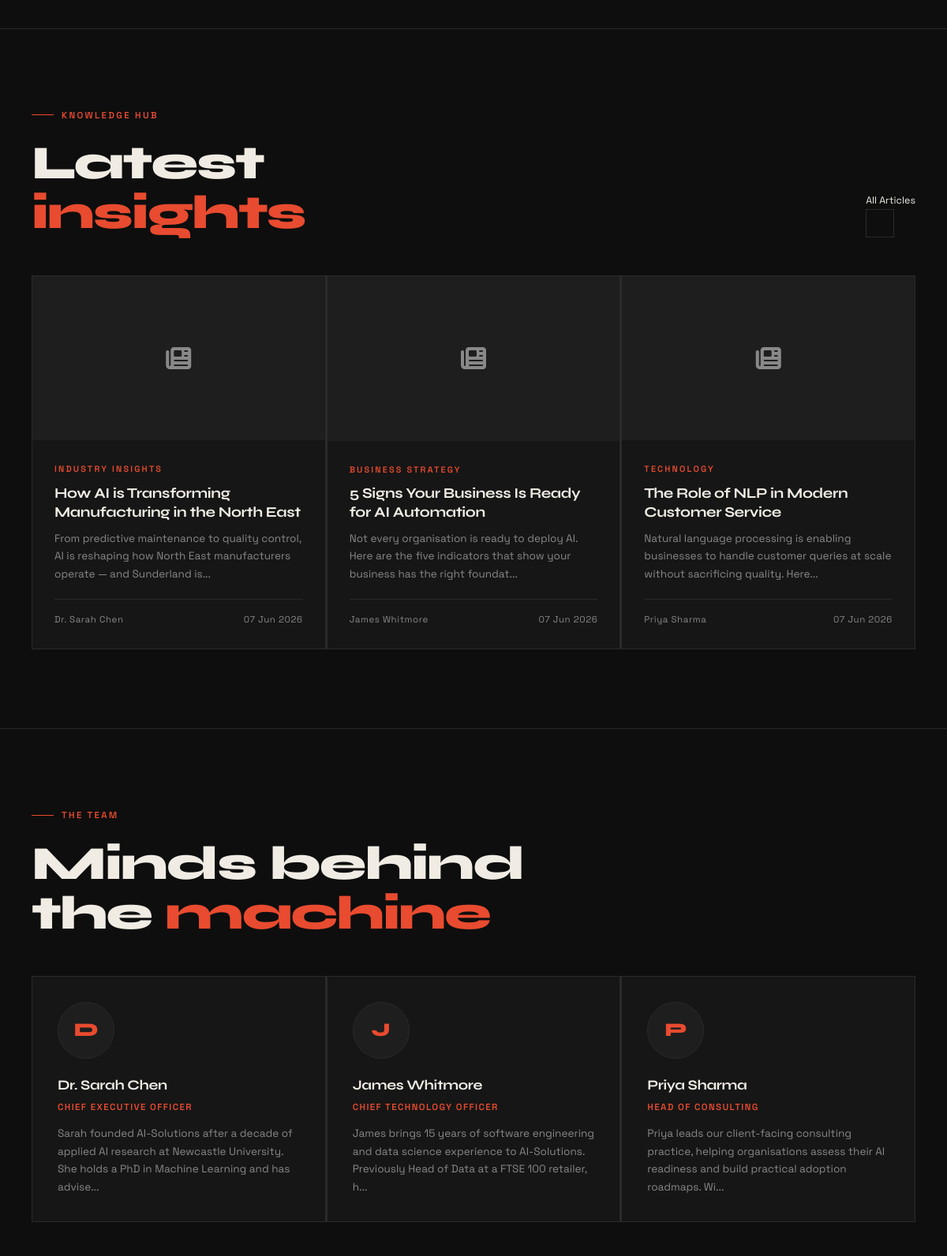
Before: / (middle part) with the older database file.
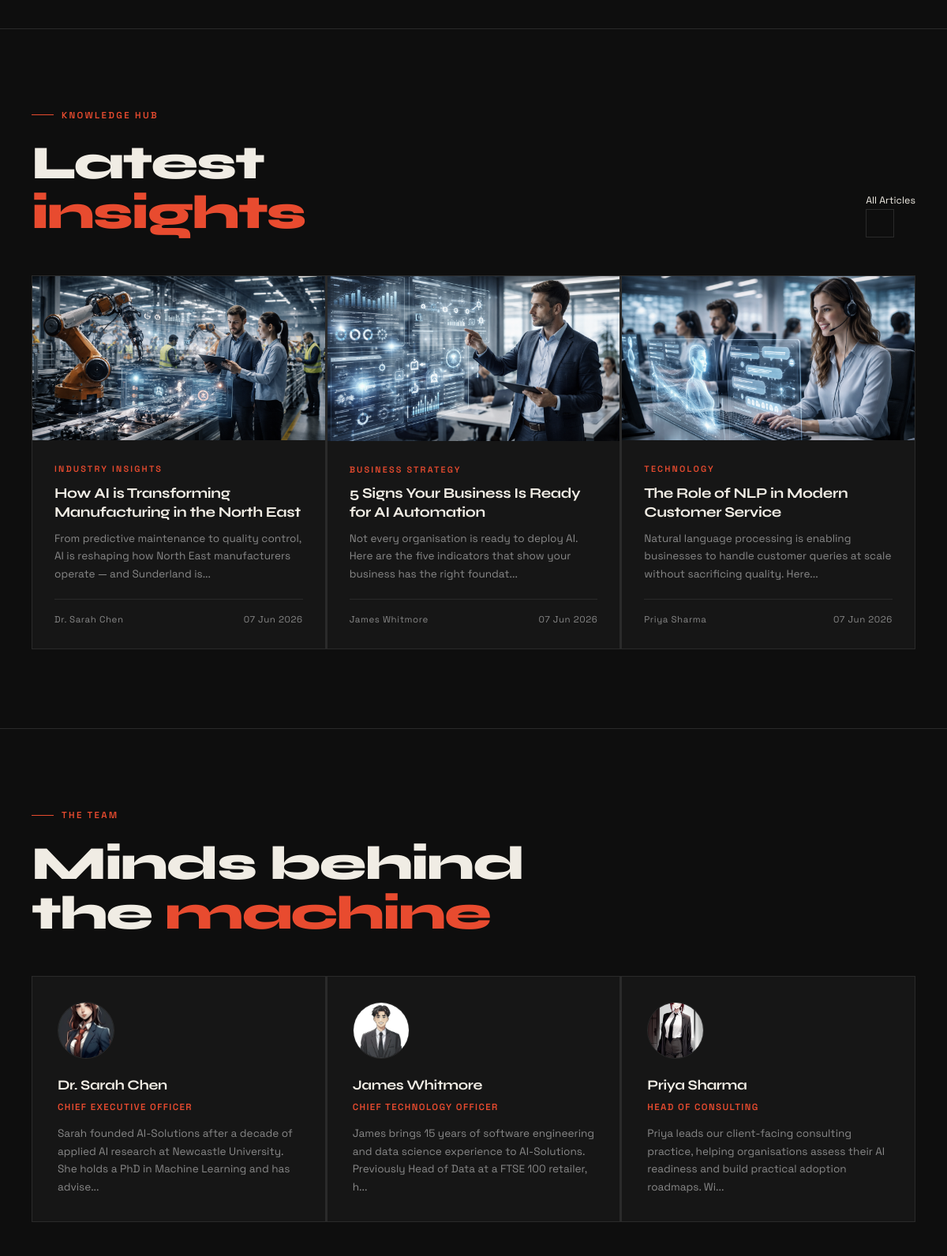
After: the same page with the newer database file.
### models.py (models this page shows)
class Article(db.Model):
    __tablename__ = 'article'
    id = db.Column(db.Integer, primary_key=True)
    title = db.Column(db.String(200), nullable=False)
    excerpt = db.Column(db.String(500))
    body = db.Column(db.Text)
    category = db.Column(db.String(100))
    cover_image = db.Column(db.String(300), nullable=True)
    author = db.Column(db.String(100), default='AI-Solutions Team')
    published_at = db.Column(db.DateTime, default=datetime.utcnow)
    is_published = db.Column(db.Boolean, default=True)

class TeamMember(db.Model):
    __tablename__ = 'team_member'
    id = db.Column(db.Integer, primary_key=True)
    name = db.Column(db.String(100), nullable=False)
    job_title = db.Column(db.String(100))
    bio = db.Column(db.Text)
    photo = db.Column(db.String(300), nullable=True)
    linkedin_url = db.Column(db.String(300), nullable=True)
    order_index = db.Column(db.Integer, default=0)
    is_published = db.Column(db.Boolean, default=True)

### app.py (the view)
@app.route('/')
def index():
    articles = Article.query.filter_by(is_published=True).order_by(desc(Article.published_at)).limit(3).all()
    testimonials = Testimonial.query.filter_by(is_published=True).limit(3).all()
    solutions = Solution.query.filter_by(is_published=True).order_by(Solution.order_index).limit(3).all()
    team = TeamMember.query.filter_by(is_published=True).order_by(TeamMember.order_index).limit(4).all()
    return render_template('index.html', articles=articles, testimonials=testimonials,
                           solutions=solutions, team=team)

### app.py (called while the page is built)
@app.context_processor
def inject_settings():
    settings = db.session.get(SiteSettings, 1)
    if not settings:
        settings = SiteSettings(id=1, company_name='AI-Solutions')
    return dict(settings=settings)

### templates/index.html (shortened to what this page needs)
{% extends "base.html" %}
{% block content %}
{% if testimonials %}
<section style="border-top:1px solid var(--bdr); padding:100px 0; overflow:hidden;">
</section>
{% endif %}
{% if articles %}
<section style="border-top:1px solid var(--bdr); padding:100px 0;">
  <div style="max-width:1280px; margin:0 auto; padding:0 40px;">
    <div style="display:flex; align-items:flex-end; justify-content:space-between; margin-bottom:48px; gap:24px; flex-wrap:wrap;">
      <div>
        <div class="section-label">Knowledge Hub</div>
        <h2 class="section-title">Latest<br><span>insights</span></h2>
      </div>
      <a href="{{ url_for('articles') }}" class="btn-arrow">
        <span>All Articles</span>
        <span class="arrow-icon"></span>
      </a>
    </div>
    <div class="grid-3">
      {% for article in articles %}
      <a href="{{ url_for('article_detail', id=article.id) }}" class="article-card" style="display:flex; flex-direction:column; text-decoration:none;">
        <div class="article-card-img-wrap">
          {% if article.cover_image %}
            <img src="{{ url_for('static', filename=article.cover_image) }}" alt="{{ article.title }}" class="article-card-img">
          {% else %}
            <div class="article-card-img-placeholder"><i class="fas fa-newspaper"></i></div>
          {% endif %}
        </div>
        <div class="article-card-body">
          {% if article.category %}<div class="article-category">{{ article.category }}</div>{% endif %}
          <h3 class="article-title">{{ article.title }}</h3>
          {% if article.excerpt %}<p class="article-excerpt">{{ article.excerpt[:120] }}{% if article.excerpt|length > 120 %}...{% endif %}</p>{% endif %}
          <div class="article-meta">
            <span>{{ article.author }}</span>
            <span>{{ article.published_at.strftime('%d %b %Y') }}</span>
          </div>
        </div>
      </a>
      {% endfor %}
    </div>
  </div>
</section>
{% endif %}
{% if team %}
<section style="border-top:1px solid var(--bdr); padding:100px 0;" id="team">
  <div style="max-width:1280px; margin:0 auto; padding:0 40px;">
    <div class="section-label">The Team</div>
    <div style="display:flex; align-items:flex-end; justify-content:space-between; margin-bottom:48px; gap:24px; flex-wrap:wrap;">
      <h2 class="section-title">Minds behind<br>the <span>machine</span></h2>
    </div>
    <div style="display:grid; grid-template-columns:repeat(auto-fit, minmax(240px,1fr)); gap:1px; background:var(--bdr);">
      {% for member in team %}
      <div class="team-card">
        {% if member.photo %}
          <img src="{{ url_for('static', filename=member.photo) }}" alt="{{ member.name }}" class="team-photo">
        {% else %}
          <div class="team-photo-placeholder">{{ member.name[0] }}</div>
        {% endif %}
        <div class="team-name">{{ member.name }}</div>
        <div class="team-role">{{ member.job_title }}</div>
        <p class="team-bio">{{ member.bio[:140] }}{% if member.bio and member.bio|length > 140 %}...{% endif %}</p>
      </div>
      {% endfor %}
    </div>
  </div>
</section>
{% endif %}
{% endblock %}

### templates/base.html (shortened to what this page needs)
<!DOCTYPE html>
<html lang="en">
<head>
  <link rel="stylesheet" href="https://cdnjs.cloudflare.com/ajax/libs/font-awesome/6.5.0/css/all.min.css">
  <link rel="stylesheet" href="{{ url_for('static', filename='css/style.css') }}">
</head>
<body>
<div class="page-wrapper">
  {% block content %}{% endblock %}
</div>
</body>
</html>

### static/css/style.css (style rules this page uses)
:root { --bg: #0e0e0e; --fg: #f0ece4; --acc: #E84B2F; --grn: #4ade80; --sur: #161616; --sur2: #1e1e1e; --bdr: #2a2a2a; --muted: #888; --font-display: 'Syne', sans-serif; --font-body: 'Space Grotesk', sans-serif; --radius: 0px; --transition: 0.3s cubic-bezier(0.16, 1, 0.3, 1); }
*, *::before, *::after { box-sizing: border-box; margin: 0; padding: 0; }
html { scroll-behavior: smooth; font-size: 16px; }
body { background: var(--bg); color: var(--fg); font-family: var(--font-body); font-weight: 400; line-height: 1.6; cursor: none; overflow-x: hidden; }
a { color: inherit; text-decoration: none; }
img { max-width: 100%; display: block; }
.page-wrapper { padding-top: 72px; }
.section-label { font-size: 0.72rem; font-weight: 600; letter-spacing: 0.2em; text-transform: uppercase; color: var(--acc); margin-bottom: 20px; display: flex; align-items: center; gap: 10px; }
.section-label::before { content: ''; display: block; width: 28px; height: 1px; background: var(--acc); }
.section-title { font-family: var(--font-display); font-size: clamp(2.5rem, 5vw, 4rem); font-weight: 800; letter-spacing: -0.03em; line-height: 1.05; color: var(--fg); }
.section-title span { color: var(--acc); }
.btn-arrow { background: transparent; color: var(--fg); border-color: transparent; padding: 0; gap: 8px; font-size: 0.78rem; }
.btn-arrow .arrow-icon { width: 36px; height: 36px; border: 1px solid var(--bdr); display: flex; align-items: center; justify-content: center; transition: background var(--transition), border-color var(--transition); }
.grid-3 { display: grid; grid-template-columns: repeat(3, 1fr); gap: 1px; background: var(--bdr); }
.grid-3 > * { background: var(--bg); }
.article-card { display: flex; flex-direction: column; border: 1px solid var(--bdr); background: var(--sur); transition: border-color var(--transition); }
.article-card-img-wrap { overflow: hidden; aspect-ratio: 16/9; }
.article-card-img { width: 100%; height: 100%; object-fit: cover; filter: grayscale(30%); transition: filter 0.6s ease, transform 0.6s cubic-bezier(0.16,1,0.3,1); }
.article-card-body { padding: 28px; flex: 1; display: flex; flex-direction: column; }
.article-category { font-size: 0.68rem; font-weight: 600; letter-spacing: 0.2em; text-transform: uppercase; color: var(--acc); margin-bottom: 10px; }
.article-title { font-family: var(--font-display); font-size: 1.15rem; font-weight: 700; letter-spacing: -0.02em; line-height: 1.3; color: var(--fg); margin-bottom: 10px; flex: 1; }
.article-excerpt { font-size: 0.85rem; color: var(--muted); line-height: 1.65; margin-bottom: 20px; }
.article-meta { display: flex; align-items: center; justify-content: space-between; font-size: 0.72rem; color: var(--muted); letter-spacing: 0.05em; border-top: 1px solid var(--bdr); padding-top: 16px; }
.team-card { padding: 32px; border: 1px solid var(--bdr); background: var(--sur); transition: border-color var(--transition); }
.team-photo { width: 72px; height: 72px; border-radius: 50%; object-fit: cover; margin-bottom: 20px; border: 1px solid var(--bdr); filter: grayscale(30%); }
.team-name { font-family: var(--font-display); font-size: 1.1rem; font-weight: 700; letter-spacing: -0.02em; margin-bottom: 4px; }
.team-role { font-size: 0.72rem; font-weight: 600; letter-spacing: 0.12em; text-transform: uppercase; color: var(--acc); margin-bottom: 14px; }
.team-bio { font-size: 0.85rem; color: var(--muted); line-height: 1.65; }

Changed rows visible on the page:
changed Article "How AI is Transforming Manufacturing in the North East": cover_image: picture added
changed Article "5 Signs Your Business Is Ready for AI Automation": cover_image: picture added
changed Article "The Role of NLP in Modern Customer Service": cover_image: picture added
changed TeamMember "Dr. Sarah Chen": photo: picture added; name "D" → (not shown)
changed TeamMember "James Whitmore": photo: picture added; name "J" → (not shown)
changed TeamMember "Priya Sharma": photo: picture added; name "P" → (not shown)
